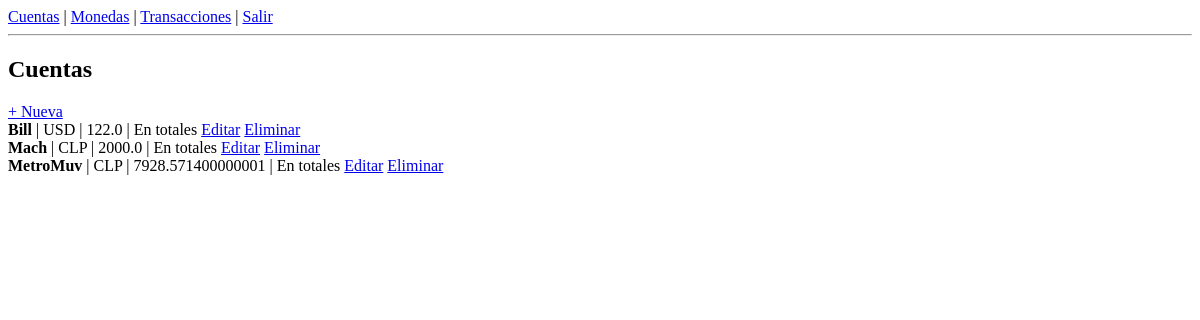
The page /cuentas/ (signed in) on the database as committed earlier.
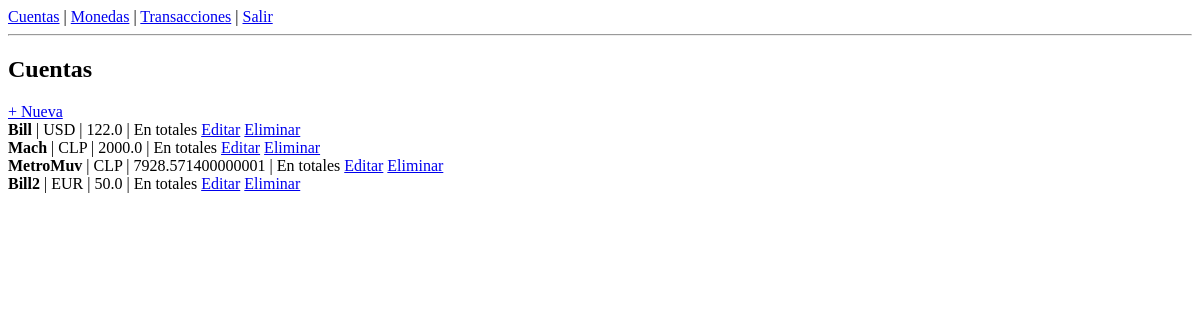
The same page on the database as committed later.
### apps/finanzas/models.py (models this page shows, shortened)
class Cuenta(models.Model):
    usuario = models.ForeignKey(settings.AUTH_USER_MODEL, on_delete=models.CASCADE)
    titulo = models.CharField(max_length=100)
    moneda = models.ForeignKey(Moneda, on_delete=models.PROTECT)
    balance = models.FloatField(default=0.0)
    incluir_en_totales = models.BooleanField(default=True)
    mostrar_en_seleccion = models.BooleanField(default=True)
    nota = models.TextField(blank=True, null=True)

class Moneda(models.Model):
    SEPARADOR_MILLARES = [
        (',', 'Coma ,'),
        ('.', 'Punto .'),
        (' ', 'Espacio'),
        ('', 'Vacío'),
    ]
    SEPARADOR_DECIMAL = [
        ('.', 'Punto .'),
        (',', 'Coma ,'),
        (' ', 'Espacio'),
    ]
    FORMATO_CHOICES = [
        ('0 S', '0 S'),
        ('0S', '0S'),
        ('S 0', 'S 0'),
        ('S0', 'S0'),
    ]
    usuario = models.ForeignKey(settings.AUTH_USER_MODEL, on_delete=models.CASCADE, null=True, blank=True)
    simbolo = models.CharField(max_length=10)  # CUP, USD, CLP
    es_principal = models.BooleanField(default=False)
    separador_millares = models.CharField(max_length=2, choices=SEPARADOR_MILLARES, default=',')
    separador_decimal = models.CharField(max_length=2, choices=SEPARADOR_DECIMAL, default='.')
    decimales = models.IntegerField(default=2)  # 0, 1, 2
    formato = models.CharField(max_length=5, choices=FORMATO_CHOICES, default='0 S')
    tasa_cambio = models.FloatField(default=1.0)

### apps/finanzas/views.py (the view)
# urls.py: path('cuentas/', views.lista_cuentas, name='lista_cuentas'),
@login_required
def lista_cuentas(request):
    cuentas = Cuenta.objects.filter(usuario=request.user)
    return render(request, 'finanzas/lista_cuentas.html', {'cuentas': cuentas})

### apps/finanzas/templates/finanzas/lista_cuentas.html (shortened to what this page needs)
{% extends 'finanzas/base.html' %}
{% block contenido %}
  <h2>Cuentas</h2>
  <a href="{% url 'crear_cuenta' %}">+ Nueva</a>
  {% for c in cuentas %}
  <div>
    <strong>{{ c.titulo }}</strong> | {{ c.moneda.simbolo }} | {{ c.balance }}
    {% if c.incluir_en_totales %} | En totales {% endif %}
    <a href="{% url 'editar_cuenta' c.pk %}">Editar</a>
    <a href="{% url 'eliminar_cuenta' c.pk %}">Eliminar</a>
  </div>
  {% empty %}
    <p>No hay cuentas.</p>
  {% endfor %}
{% endblock %}

Rows that differ between the two databases and show on the page:
added Cuenta: titulo "Bill2", moneda.simbolo "EUR", balance "50.0", incluir_en_totales "| En totales"
